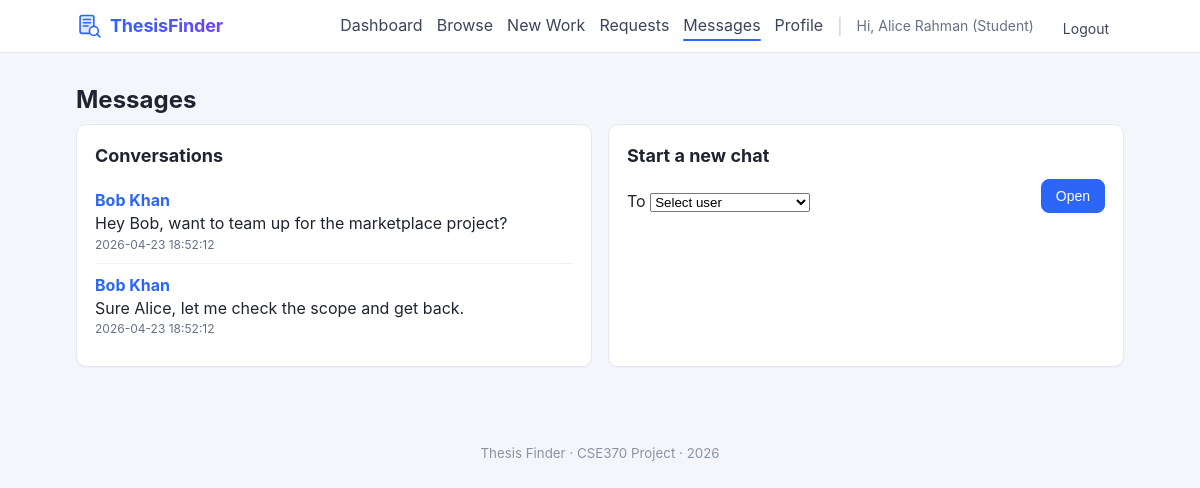
Page /messages/index.php (signed in) on the committed database.
### tables this page shows
CREATE TABLE user (
    id              INT AUTO_INCREMENT PRIMARY KEY,
    email           VARCHAR(120) NOT NULL UNIQUE,
    password        VARCHAR(255) NOT NULL,
    name            VARCHAR(120) NOT NULL,
    student_flag    TINYINT(1) NOT NULL DEFAULT 0,
    teacher_flag    TINYINT(1) NOT NULL DEFAULT 0,
    created_at      DATETIME NOT NULL DEFAULT CURRENT_TIMESTAMP
);

### includes/auth.php (called while the page is built, shortened)
<?php
function url(string $path): string {
    return BASE_URL . $path;
}
function current_user_id(): ?int {
    return $_SESSION['user_id'] ?? null;
}
function h(?string $s): string {
    return htmlspecialchars((string)$s, ENT_QUOTES | ENT_SUBSTITUTE, 'UTF-8');
}

### messages/index.php (the view, shortened to what this page needs)
<?php
require_once __DIR__ . '/../config/db.php';
require_once __DIR__ . '/../includes/auth.php';
$uid = current_user_id();
$sql = "
    SELECT u.id AS other_id, u.name AS other_name, m2.body, m2.sent_at
    FROM (
        SELECT
            CASE WHEN sender_id = ? THEN receiver_id ELSE sender_id END AS other_id,
            MAX(sent_at) AS latest
        FROM message
        WHERE sender_id = ? OR receiver_id = ?
        GROUP BY other_id
    ) t
    JOIN user u ON u.id = t.other_id
    JOIN message m2 ON m2.sent_at = t.latest
      AND ((m2.sender_id = ? AND m2.receiver_id = t.other_id) OR (m2.receiver_id = ? AND m2.sender_id = t.other_id))
    ORDER BY m2.sent_at DESC
";
$st = $conn->prepare($sql);
$st->bind_param('iiiii', $uid, $uid, $uid, $uid, $uid);
$st->execute();
$convos = $st->get_result()->fetch_all(MYSQLI_ASSOC);
require __DIR__ . '/../includes/header.php';
?>
<h1>Messages</h1>
<div class="grid-2">
    <section class="card">
        <h2>Conversations</h2>
        <?php if (!$convos): ?>
            <div class="empty-state">
                <svg viewBox="0 0 64 64" fill="none" stroke="currentColor" stroke-width="2" stroke-linecap="round" stroke-linejoin="round" aria-hidden="true">
                    <path d="M10 16h44v28H22l-8 8v-8h-4z"/>
                    <path d="M20 26h24"/><path d="M20 34h16"/>
                </svg>
                <p>No conversations yet. Pick someone from the list to start chatting.</p>
            </div>
        <?php else: ?>
            <ul class="list">
                <?php foreach ($convos as $c): ?>
                    <li>
                        <a href="<?= url('/messages/thread.php') ?>?with=<?= (int)$c['other_id'] ?>"><strong><?= h($c['other_name']) ?></strong></a>
                        <div><?= h(mb_strimwidth($c['body'], 0, 120, '...')) ?></div>
                        <div class="muted small"><?= h($c['sent_at']) ?></div>
                    </li>
                <?php endforeach; ?>
            </ul>
        <?php endif; ?>
    </section>
    <section class="card">
        <h2>Start a new chat</h2>
        <form method="get" action="<?= url('/messages/thread.php') ?>" class="form-row">
            <label>To
                <select name="with" required>
                    <option value="">Select user</option>
                </select>
            </label>
            <button class="btn btn-primary" type="submit">Open</button>
        </form>
    </section>
</div>
<?php require __DIR__ . '/../includes/footer.php'; ?>

### assets/css/style.css (style rules this page uses)
* { box-sizing: border-box; }
html, body { margin: 0; padding: 0; }
body { font-family: -apple-system, BlinkMacSystemFont, "Segoe UI", Roboto, Helvetica, Arial, sans-serif; background: #f4f6fb; color: #1f2430; line-height: 1.45; }
a { color: #2b66f6; text-decoration: none; }
.card { background: #fff; border: 1px solid #e5e8f0; border-radius: 10px; padding: 18px; margin-bottom: 18px; box-shadow: 0 1px 2px rgba(15,23,42,.04); }
h1 { font-size: 24px; margin: 14px 0 6px; }
h2 { font-size: 18px; margin: 0 0 10px; }
.btn { display: inline-block; padding: 8px 14px; border: 1px solid #d0d5dd; background: #fff; color: #1f2430; border-radius: 8px; cursor: pointer; font-size: 14px; text-decoration: none; transition: background .15s, border-color .15s; }
.btn-primary { background: #2b66f6; border-color: #2b66f6; color: #fff; }
.form-row { display: flex; flex-wrap: wrap; gap: 12px; align-items: end; }
.form-row label { flex: 1 1 220px; margin-bottom: 0; }
.list { list-style: none; margin: 0; padding: 0; }
.list > li { padding: 10px 0; border-bottom: 1px solid #eef1f7; }
.list > li:last-child { border-bottom: none; }
.muted { color: #667085; }
.small { font-size: 12px; }
.grid-2 { display: grid; grid-template-columns: repeat(auto-fit, minmax(320px, 1fr)); gap: 16px; }

### assets/css/motion.css (style rules this page uses)
:root { --motion-instant: 100ms; --motion-fast: 180ms; --motion-base: 240ms; --motion-slow: 360ms; --motion-slower: 600ms; --ease-out: cubic-bezier(0.16, 1, 0.3, 1); --ease-in-out: cubic-bezier(0.65, 0, 0.35, 1); --ease-spring: cubic-bezier(0.34, 1.56, 0.64, 1); --accent: #2b66f6; --accent-soft: rgba(43, 102, 246, 0.18); }
.card, .work-card { transition: transform var(--motion-fast) var(--ease-out), box-shadow var(--motion-fast) var(--ease-out), border-color var(--motion-fast) var(--ease-out); }
.btn { transition: transform var(--motion-fast) var(--ease-out), background var(--motion-fast) var(--ease-out), box-shadow var(--motion-fast) var(--ease-out), border-color var(--motion-fast) var(--ease-out); }

### rows in the picture
user: name "Bob Khan", body "Hey Bob, want to team up for the marketplace project?", sent_at "2026-04-23 18:52:12", body "Sure Alice, let me check the scope and get back."

### other values in the picture
current_user_name() "Alice Rahman"
